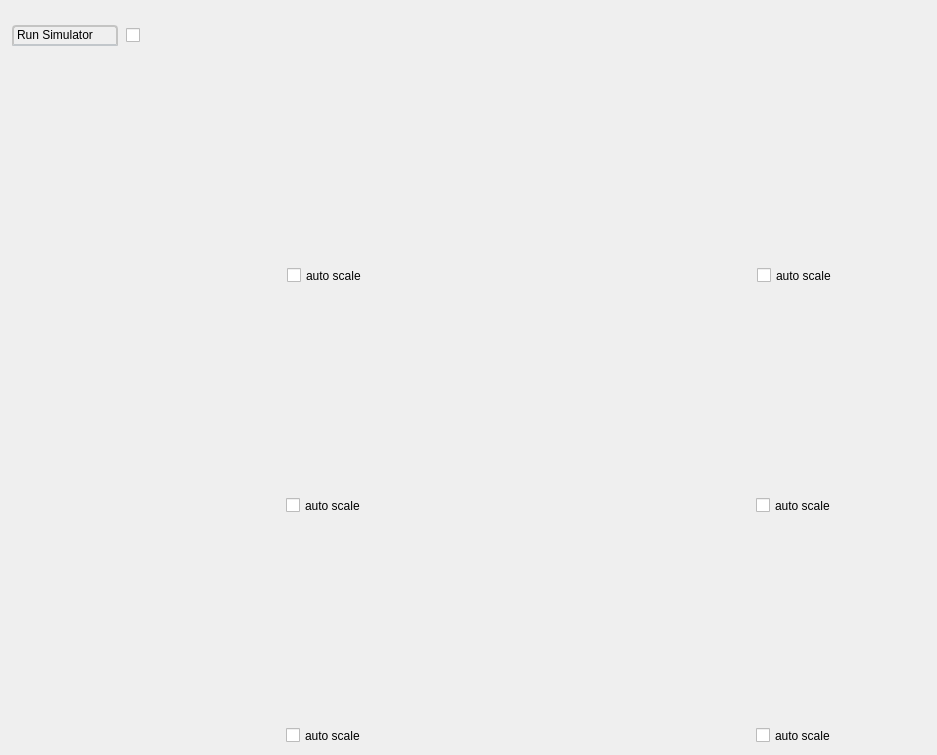
<?xml version="1.0" encoding="UTF-8"?>
<ui version="4.0">
 <class>FR3GuiPlugin</class>
 <widget class="QWidget" name="FR3GuiPlugin">
  <property name="geometry">
   <rect>
    <x>0</x>
    <y>0</y>
    <width>937</width>
    <height>755</height>
   </rect>
  </property>
  <property name="windowTitle">
   <string>Form</string>
  </property>
  <property name="styleSheet">
   <string notr="true">QWidget
{
	//background-color:rgba(30, 30, 30, 1.0)
}</string>
  </property>
  <widget class="QWidget" name="gridLayoutWidget">
   <property name="geometry">
    <rect>
     <x>10</x>
     <y>20</y>
     <width>201</width>
     <height>31</height>
    </rect>
   </property>
   <layout class="QGridLayout" name="gridLayout">
    <item row="0" column="1">
     <widget class="QCheckBox" name="ckBox_sim_run">
      <property name="sizePolicy">
       <sizepolicy hsizetype="Fixed" vsizetype="Fixed">
        <horstretch>0</horstretch>
        <verstretch>0</verstretch>
       </sizepolicy>
      </property>
      <property name="maximumSize">
       <size>
        <width>82</width>
        <height>22</height>
       </size>
      </property>
      <property name="styleSheet">
       <string notr="true"/>
      </property>
      <property name="text">
       <string/>
      </property>
     </widget>
    </item>
    <item row="0" column="0">
     <widget class="QLabel" name="lbl_sim_run">
      <property name="sizePolicy">
       <sizepolicy hsizetype="Fixed" vsizetype="Fixed">
        <horstretch>0</horstretch>
        <verstretch>0</verstretch>
       </sizepolicy>
      </property>
      <property name="maximumSize">
       <size>
        <width>106</width>
        <height>21</height>
       </size>
      </property>
      <property name="styleSheet">
       <string notr="true">QLabel
{
    background: qlineargradient(x1: 0, y1: 0, x2: 0, y2: 1,
                                stop: 0 #E1E1E1, stop: 0.4 #DDDDDD,
                                stop: 0.5 #D8D8D8, stop: 1.0 #D3D3D3);
    border: 2px solid #C4C4C3;
    border-bottom-color: #C2C7CB; /* same as the pane color */
    border-top-left-radius: 4px;
    border-top-right-radius: 4px;
}</string>
      </property>
      <property name="text">
       <string>&lt;html&gt;&lt;head/&gt;&lt;body&gt;&lt;p&gt;Run Simulator&lt;/p&gt;&lt;/body&gt;&lt;/html&gt;</string>
      </property>
     </widget>
    </item>
   </layout>
  </widget>
  <widget class="QWidget" name="layoutWidget_6">
   <property name="geometry">
    <rect>
     <x>10</x>
     <y>520</y>
     <width>451</width>
     <height>227</height>
    </rect>
   </property>
   <layout class="QGridLayout" name="gLayout_plt_tau1" columnstretch="0,0">
    <item row="1" column="1">
     <widget class="QCheckBox" name="scale_plt_tau1">
      <property name="sizePolicy">
       <sizepolicy hsizetype="Minimum" vsizetype="Preferred">
        <horstretch>0</horstretch>
        <verstretch>0</verstretch>
       </sizepolicy>
      </property>
      <property name="minimumSize">
       <size>
        <width>100</width>
        <height>23</height>
       </size>
      </property>
      <property name="maximumSize">
       <size>
        <width>175</width>
        <height>23</height>
       </size>
      </property>
      <property name="text">
       <string>auto scale</string>
      </property>
     </widget>
    </item>
    <item row="0" column="0" colspan="2">
     <widget class="QCustomPlot" name="plt_tau1" native="true">
      <property name="minimumSize">
       <size>
        <width>400</width>
        <height>195</height>
       </size>
      </property>
      <property name="maximumSize">
       <size>
        <width>799</width>
        <height>210</height>
       </size>
      </property>
     </widget>
    </item>
   </layout>
  </widget>
  <widget class="QWidget" name="layoutWidget">
   <property name="geometry">
    <rect>
     <x>10</x>
     <y>60</y>
     <width>452</width>
     <height>227</height>
    </rect>
   </property>
   <layout class="QGridLayout" name="gLayout_plt_q1" columnstretch="0,0">
    <item row="0" column="0" colspan="2">
     <widget class="QCustomPlot" name="plt_q1" native="true">
      <property name="minimumSize">
       <size>
        <width>400</width>
        <height>195</height>
       </size>
      </property>
      <property name="maximumSize">
       <size>
        <width>799</width>
        <height>210</height>
       </size>
      </property>
     </widget>
    </item>
    <item row="1" column="1">
     <widget class="QCheckBox" name="scale_plt_q1">
      <property name="sizePolicy">
       <sizepolicy hsizetype="Minimum" vsizetype="Preferred">
        <horstretch>0</horstretch>
        <verstretch>0</verstretch>
       </sizepolicy>
      </property>
      <property name="minimumSize">
       <size>
        <width>100</width>
        <height>23</height>
       </size>
      </property>
      <property name="maximumSize">
       <size>
        <width>175</width>
        <height>23</height>
       </size>
      </property>
      <property name="text">
       <string>auto scale</string>
      </property>
     </widget>
    </item>
   </layout>
  </widget>
  <widget class="QWidget" name="layoutWidget_2">
   <property name="geometry">
    <rect>
     <x>10</x>
     <y>290</y>
     <width>451</width>
     <height>227</height>
    </rect>
   </property>
   <layout class="QGridLayout" name="gLayout_plt_dq1" columnstretch="0,0">
    <item row="1" column="1">
     <widget class="QCheckBox" name="scale_plt_dq1">
      <property name="sizePolicy">
       <sizepolicy hsizetype="Minimum" vsizetype="Preferred">
        <horstretch>0</horstretch>
        <verstretch>0</verstretch>
       </sizepolicy>
      </property>
      <property name="minimumSize">
       <size>
        <width>100</width>
        <height>23</height>
       </size>
      </property>
      <property name="maximumSize">
       <size>
        <width>175</width>
        <height>23</height>
       </size>
      </property>
      <property name="text">
       <string>auto scale</string>
      </property>
     </widget>
    </item>
    <item row="0" column="0" colspan="2">
     <widget class="QCustomPlot" name="plt_dq1" native="true">
      <property name="minimumSize">
       <size>
        <width>400</width>
        <height>195</height>
       </size>
      </property>
      <property name="maximumSize">
       <size>
        <width>799</width>
        <height>210</height>
       </size>
      </property>
     </widget>
    </item>
   </layout>
  </widget>
  <widget class="QWidget" name="layoutWidget_3">
   <property name="geometry">
    <rect>
     <x>480</x>
     <y>60</y>
     <width>452</width>
     <height>227</height>
    </rect>
   </property>
   <layout class="QGridLayout" name="gLayout_plt_q2" columnstretch="0,0">
    <item row="0" column="0" colspan="2">
     <widget class="QCustomPlot" name="plt_q2" native="true">
      <property name="minimumSize">
       <size>
        <width>400</width>
        <height>195</height>
       </size>
      </property>
      <property name="maximumSize">
       <size>
        <width>799</width>
        <height>210</height>
       </size>
      </property>
     </widget>
    </item>
    <item row="1" column="1">
     <widget class="QCheckBox" name="scale_plt_q2">
      <property name="sizePolicy">
       <sizepolicy hsizetype="Minimum" vsizetype="Preferred">
        <horstretch>0</horstretch>
        <verstretch>0</verstretch>
       </sizepolicy>
      </property>
      <property name="minimumSize">
       <size>
        <width>100</width>
        <height>23</height>
       </size>
      </property>
      <property name="maximumSize">
       <size>
        <width>175</width>
        <height>23</height>
       </size>
      </property>
      <property name="text">
       <string>auto scale</string>
      </property>
     </widget>
    </item>
   </layout>
  </widget>
  <widget class="QWidget" name="layoutWidget_4">
   <property name="geometry">
    <rect>
     <x>480</x>
     <y>290</y>
     <width>451</width>
     <height>227</height>
    </rect>
   </property>
   <layout class="QGridLayout" name="gLayout_plt_dq2" columnstretch="0,0">
    <item row="1" column="1">
     <widget class="QCheckBox" name="scale_plt_dq2">
      <property name="sizePolicy">
       <sizepolicy hsizetype="Minimum" vsizetype="Preferred">
        <horstretch>0</horstretch>
        <verstretch>0</verstretch>
       </sizepolicy>
      </property>
      <property name="minimumSize">
       <size>
        <width>100</width>
        <height>23</height>
       </size>
      </property>
      <property name="maximumSize">
       <size>
        <width>175</width>
        <height>23</height>
       </size>
      </property>
      <property name="text">
       <string>auto scale</string>
      </property>
     </widget>
    </item>
    <item row="0" column="0" colspan="2">
     <widget class="QCustomPlot" name="plt_dq2" native="true">
      <property name="minimumSize">
       <size>
        <width>400</width>
        <height>195</height>
       </size>
      </property>
      <property name="maximumSize">
       <size>
        <width>799</width>
        <height>210</height>
       </size>
      </property>
     </widget>
    </item>
   </layout>
  </widget>
  <widget class="QWidget" name="layoutWidget_7">
   <property name="geometry">
    <rect>
     <x>480</x>
     <y>520</y>
     <width>451</width>
     <height>227</height>
    </rect>
   </property>
   <layout class="QGridLayout" name="gLayout_plt_tau2" columnstretch="0,0">
    <item row="1" column="1">
     <widget class="QCheckBox" name="scale_plt_tau2">
      <property name="sizePolicy">
       <sizepolicy hsizetype="Minimum" vsizetype="Preferred">
        <horstretch>0</horstretch>
        <verstretch>0</verstretch>
       </sizepolicy>
      </property>
      <property name="minimumSize">
       <size>
        <width>100</width>
        <height>23</height>
       </size>
      </property>
      <property name="maximumSize">
       <size>
        <width>175</width>
        <height>23</height>
       </size>
      </property>
      <property name="text">
       <string>auto scale</string>
      </property>
     </widget>
    </item>
    <item row="0" column="0" colspan="2">
     <widget class="QCustomPlot" name="plt_tau2" native="true">
      <property name="minimumSize">
       <size>
        <width>400</width>
        <height>195</height>
       </size>
      </property>
      <property name="maximumSize">
       <size>
        <width>799</width>
        <height>210</height>
       </size>
      </property>
     </widget>
    </item>
   </layout>
  </widget>
 </widget>
 <customwidgets>
  <customwidget>
   <class>QCustomPlot</class>
   <extends>QWidget</extends>
   <header>qcustomplot.h</header>
   <container>1</container>
  </customwidget>
 </customwidgets>
 <resources/>
 <connections/>
</ui>
